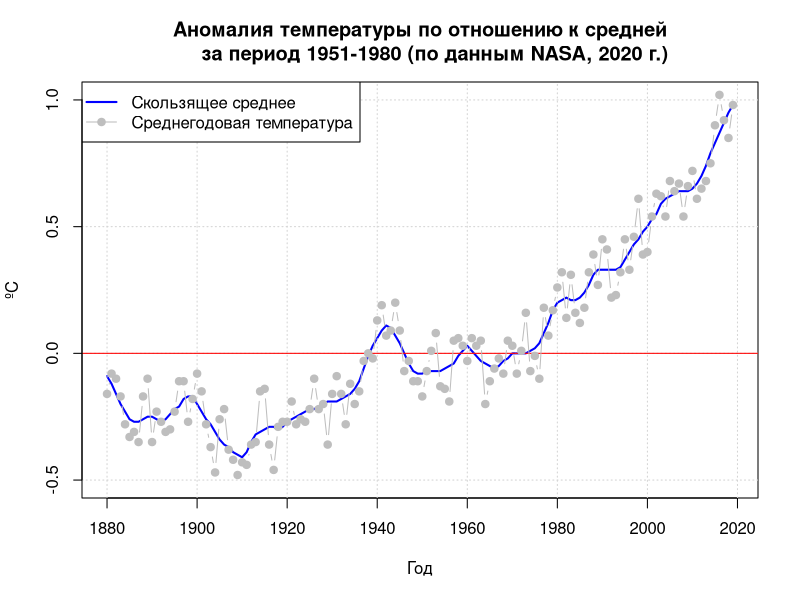
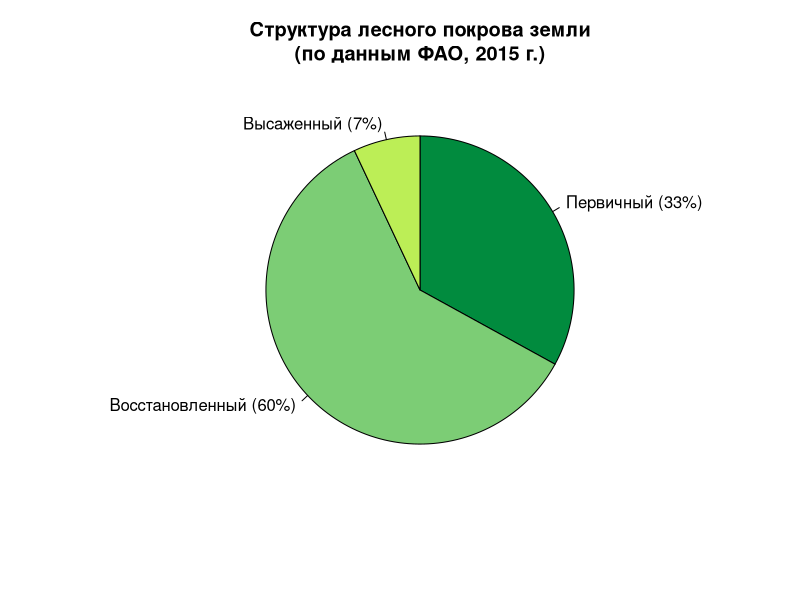
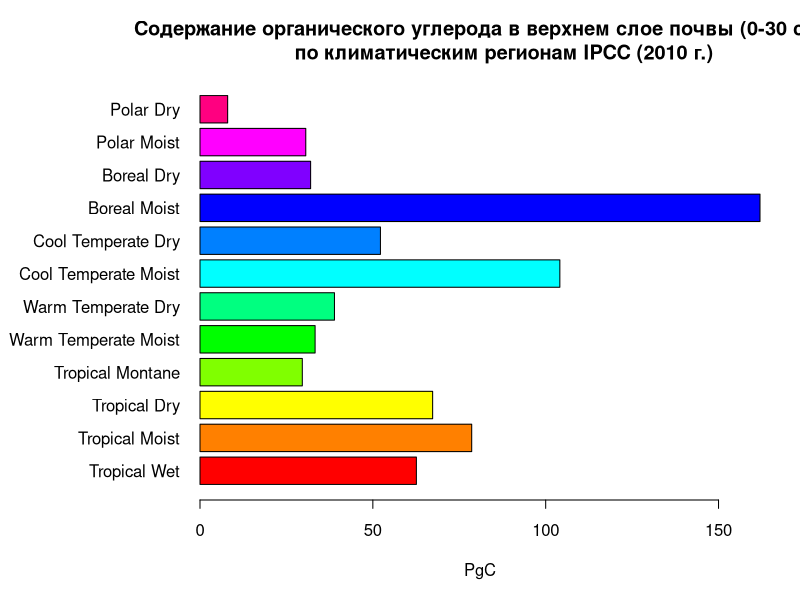
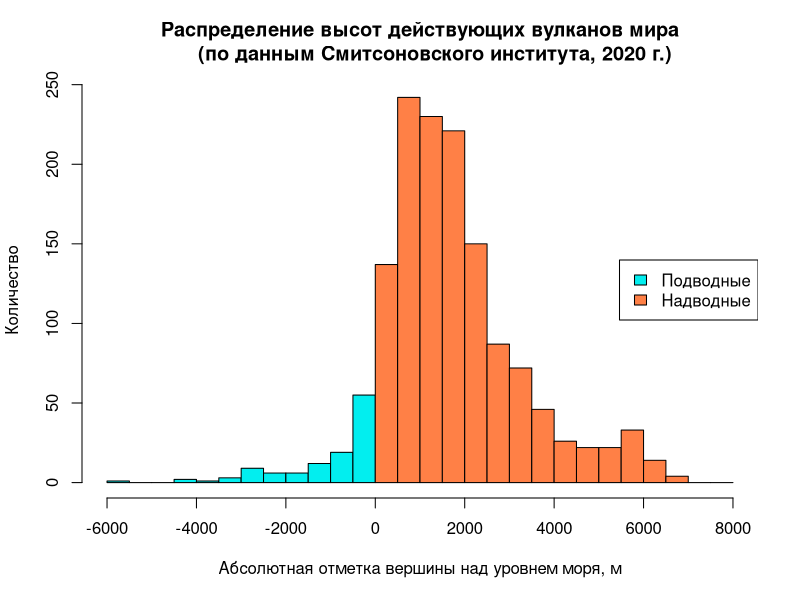

R code for these plots, in order:
rm(list = ls())

library(tidyverse)
library(readxl)
library(readr)
library(RColorBrewer)


## График 1
# чтение данных
tab <- read_table("graph.txt",
                  skip = 5,
                  col_names = c("Year", "No_Smoothing", "Lowess"))

# сперва строим график со сглаженной кривой
plot(x = tab$Year, y = tab$Lowess,
     type = 'l', col = 'blue', lwd = 2,
     main = 'Аномалия температуры по отношению к средней
     за период 1951-1980 (по данным NASA, 2020 г.)',
     xlab = 'Год', ylab = 'ºC', yaxt = 'n', ylim = c(-0.51, 1.01))

grid()    # сетка координат

abline(h = 0, col = 'red')    # добавляем прямую 0ºC

# доюавляем несглаженную ломаную и точки
lines(x = tab$Year, y = tab$No_Smoothing, col = 'gray', type = 'b', pch = 19)

# размещаем легенду в левос верхнем углу
legend(x = 'topleft', c('Скользящее среднее', 'Среднегодовая температура'),
       lwd = c(2, 1), col = c('blue', 'gray'), pch = c(NA, 19))

# добавляем размеченную вручную ось Y
axis(side = 2,
     at = seq(-0.5, 1, 0.5),
     tck = -0.02)


## График 2
# чтение данных
tab2 <- read_csv('fao_treecover_extent__ha.csv') |> 
  na.omit() |>     # убираем пропуски
  # рассчитываем площадь разных типов лесного покрова в процентах
  summarize(Первичный = sum(primary_forest__ha) / sum(fao_treecover__ha) * 100,
        Восстановленный =
              sum(regenerated_forest__ha) / sum(fao_treecover__ha) * 100,
        Высаженный = sum(planted_forest__ha) / sum(fao_treecover__ha) * 100) |> 
  # приводим к длинному виду из широкого
  pivot_longer(cols = everything(),
               names_to = 'forest_type',
               values_to = 'value') |>
  # округляем величины в процентах до целых значений
  mutate(value = round(value, 0))

# круговая диаграмма
pie(tab2$value,
    labels = paste0(tab2$forest_type, ' (', tab2$value, '%)'),
    main = 'Структура лесного покрова земли\n(по данным ФАО, 2015 г.)',
    clockwise = T,
    #col = brewer.pal(n = length(tab2$value), 'Greens'),
    col = c('#018b3e', '#7ccd75', '#bcee56')
    )


## График 3
# чтение данных
tab3 <- read_excel('PgC.xlsx', skip = 3) |>
  select(1, 3) |> 
  rename(Climate_Region = `...1`, PgC = `PgC...3`) |> 
  filter(!stringr::str_detect(Climate_Region, 'Total')) |> 
  mutate(PgC = as.numeric(PgC))

# увеличиваем левое поле, чтобы влезали подписи
margins.default = par('mar') #запишем текущее значение, чтобы восстановить позже
par(mar = c(5, 10, 4, 2))    # задаём новые величины полей

# горизонтальная столбчатая диаграмма
barplot(tab3$PgC, names.arg = tab3$Climate_Region, horiz = T, las = 1,
        xaxt = 'n', xlim = c(0, max(tab3$PgC)), xlab = 'PgC', 
        main = 'Содержание органического углерода в верхнем слое почвы (0-30 см)
        по климатическим регионам IPCC (2010 г.)', 
        col = rainbow(nrow(tab3)))

# добавляем размеченную вручную ось X
axis(side = 1,
     at = seq(0, 150, 50),
     tck = -0.02)

# восстанавливаем величины полей по умолчанию
par(mar = margins.default)


## График 4
# чтение данных
tab4 <- read_excel('GVP_Volcano_List_Holocene.xlsx', skip = 1)

# задаём значения карманов гистограммы
my_seq <- seq(-6000, 8000, 500)
# в соответствии с ними задаём цвета
my_colors <- rep('#ff8046', length(my_seq))
my_colors[my_seq < 0] <- '#02eeef'    # для подводных вулканов - голубой цвет

# строим гистограмму
hist(tab4$`Elevation (m)`, breaks = my_seq,
     xlab = 'Абсолютная отметка вершины над уровнем моря, м',
     ylab = 'Количество',
     main = 'Распределение высот действующих вулканов мира
     (по данным Смитсоновского института, 2020 г.)',
     col = my_colors)

# размещаем легенду справа
legend( 'right', c('Подводные', 'Надводные'), fill = c('#02eeef', '#ff8046'))





